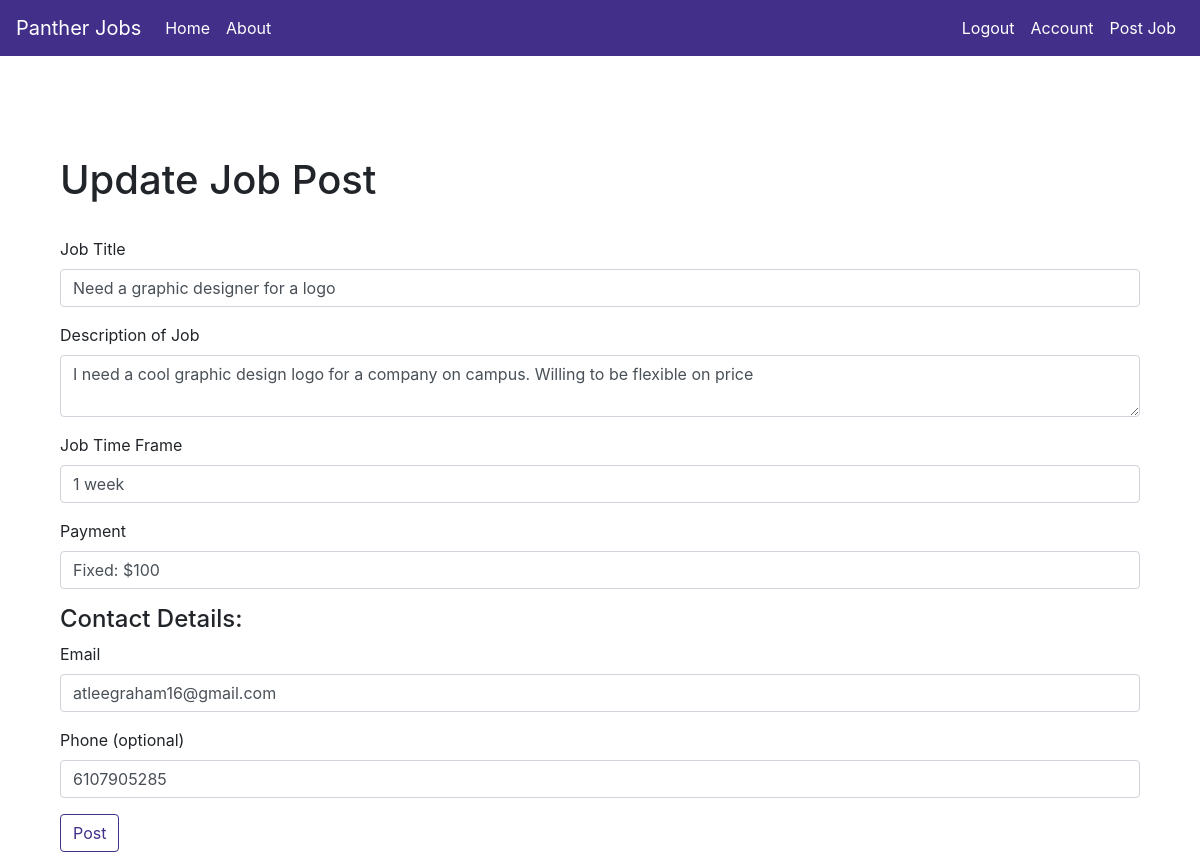
Page /post/2/edit (signed in) on the committed database.
### pantherjobs/models.py (models this page shows, shortened)
class Post(db.Model):
    id = db.Column(db.Integer, primary_key=True, autoincrement=True)
    title = db.Column(db.String(100), nullable=False)
    date_posted = db.Column(db.DateTime, nullable=False, default=datetime.utcnow)
    content = db.Column(db.Text, nullable=False)
    job_timeframe = db.Column(db.Text, nullable=False)
    payment = db.Column(db.Text, nullable=False)
    email = db.Column(db.String(120), nullable=False)
    phone = db.Column(db.Text, nullable=True)
    user_id = db.Column(db.Integer, db.ForeignKey('user.id'), nullable=False)

### pantherjobs/routes.py (the view)
@app.route('/post/<int:post_id>/edit', methods=['POST', 'GET'])
@login_required
def update_post(post_id):
    post = Post.query.get_or_404(post_id)
    if post.author != current_user:
        abort(403)
    form = PostForm()
    if form.validate_on_submit():
        post.title = form.title.data
        post.content = form.content.data
        post.job_timeframe = form.job_timeframe.data
        post.payment = form.payment.data
        post.email = form.email.data
        post.phone = form.phone.data
        db.session.commit()
        flash('Your post has been updated', 'success')
        return redirect(url_for('post', post_id=post.id))
    elif request.method == 'GET':
        form.title.data = post.title
        form.content.data = post.content
        form.job_timeframe.data = post.job_timeframe
        form.payment.data = post.payment
        form.email.data = post.email
        form.phone.data = post.phone
    return render_template('newpost.html', title='Edit Post',
                            form=form, legend='Update Job Post')

### pantherjobs/forms.py
class PostForm(FlaskForm):
    title = StringField('Job Title', validators=[DataRequired()])
    content = TextAreaField('Description of Job', validators=[DataRequired()])
    job_timeframe = StringField('Job Time Frame', validators=[DataRequired()])
    payment = StringField('Payment', validators=[DataRequired()])
    email = StringField('Email', validators=[DataRequired(), Email()])
    phone = StringField('Phone (optional)')
    submit = SubmitField('Post')

### pantherjobs/models.py (called while the page is built)
@login_manager.user_loader
def load_user(user_id):
    return User.query.get(int(user_id))

### pantherjobs/templates/newpost.html (shortened to what this page needs)
 {% extends "layout.html" %}
 {% block content %}
     <link rel="stylesheet" href="{{ url_for('static', filename='log-reg-style.css')}}">
     <div class="container">
        <div id="page-heading">
            <h1>{{ legend }}</h1>
        </div>
         <form method="POST" action="">
                 <div class="form-group">
                    {{ form.title.label(class="form-control-label") }}
                    {% if form.title.errors %}
                    {{ form.title(class="form-control is-invalid") }}
                    <div class="invalid-feedback">
                        {% for error in form.title.errors %}
                            <span>{{ error }}</span>
                        {% endfor %}
                    </div>
                {% else %}
                    {{ form.title(class="form-control", placeholder="Enter a Job Title")}}
                {% endif %}
                </div>
                 <div class="form-group">
                    {{ form.content.label(class="form-control-label") }}
                    {% if form.content.errors %}
                    {{ form.content(class="form-control is-invalid") }}
                    <div class="invalid-feedback">
                        {% for error in form.content.errors %}
                            <span>{{ error }}</span>
                        {% endfor %}
                    </div>
                {% else %}
                    {{ form.content(class="form-control", placeholder="Write out a job description")}}
                {% endif %}
                </div>
                 <div class="form-group">
                     {{ form.job_timeframe.label(class="form-control-label") }}
                     {% if form.job_timeframe.errors %}
                     {{ form.job_timeframe(class="form-control is-invalid") }}
                     <div class="invalid-feedback">
                         {% for error in form.email.errors %}
                             <span>{{ error }}</span>
                         {% endfor %}
                     </div>
                 {% else %}
                     {{ form.job_timeframe(class="form-control", placeholder="Enter a time frame (ex. 1-2 weeks)")}}
                 {% endif %}
                 </div>
                 <div class="form-group">
                     {{ form.payment.label(class="form-control-label") }}
                      {% if form.payment.errors %}
                      {{ form.payment(class="form-control is-invalid") }}
                      <div class="invalid-feedback">
                          {% for error in form.payment.errors %}
                              <span>{{ error }}</span>
                          {% endfor %}
                      </div>
                  {% else %}
                      {{ form.payment(class="form-control", placeholder="Enter Payment Details")}}
                  {% endif %}
                 </div>
                 <h4>Contact Details:</h4>
                  <div class="form-group">
                    {{ form.email.label(class="form-control-label") }}
                     {% if form.email.errors %}
                     {{ form.email(class="form-control is-invalid") }}
                     <div class="invalid-feedback">
                         {% for error in form.email.errors %}
                             <span>{{ error }}</span>
                         {% endfor %}
                     </div>
                 {% else %}
                     {{ form.email(class="form-control", placeholder="Enter Payment Details")}}
                 {% endif %}
                </div>
                 <div class="form-group">
                    {{ form.phone.label(class="form-control-label") }}
                     {% if form.phone.errors %}
                     {{ form.phone(class="form-control is-invalid") }}
                     <div class="invalid-feedback">
                         {% for error in form.phone.errors %}
                             <span>{{ error }}</span>
                         {% endfor %}
                     </div>
                 {% else %}
                     {{ form.phone(class="form-control", placeholder="Enter Payment Details")}}
                 {% endif %}
                </div>
                 <div class="form-group">
                     {{ form.submit(class="btn btn-outline-primary", id="form-button") }}
                 </div>
         </form>
     </div>
 {% endblock content %}

### pantherjobs/static/main.css (style rules this page uses)
.container { padding-top: 50px; }
#form-button { border-color: #422f89; color: #422f89; }

### pantherjobs/static/log-reg-style.css (style rules this page uses)
#page-heading { padding-bottom: 25px; }

### rows in the picture
Post: title "Need a graphic designer for a logo", content "I need a cool graphic design logo for a company on campus. Willing to be flexible on price", job_timeframe "1 week", payment "Fixed: $100", email "atleegraham16@gmail.com", phone "6107905285"

### other values in the picture
{{ legend }} "Update Job Post"
